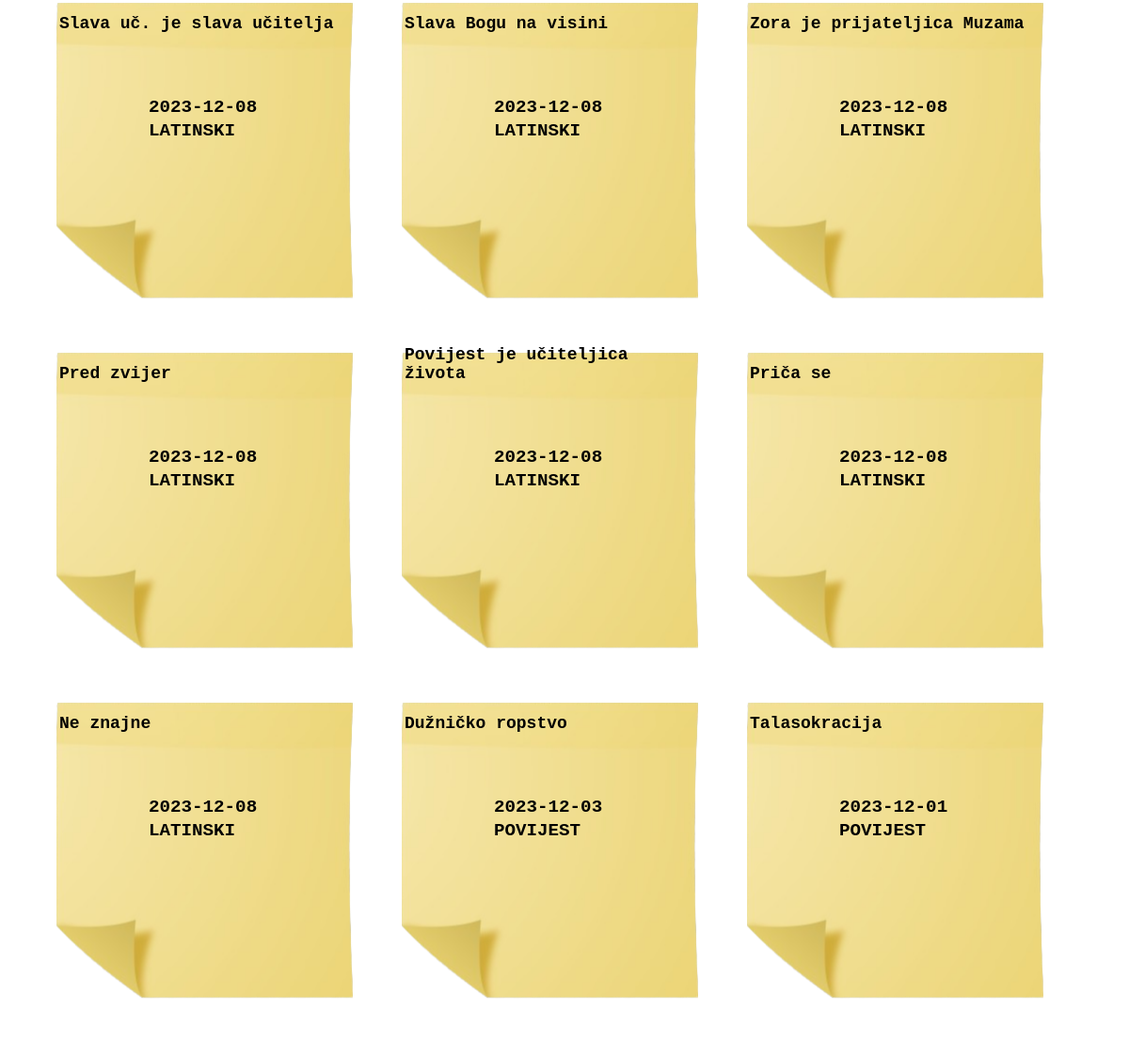
/pretraga (lower part), run on an earlier commit of the app's database.
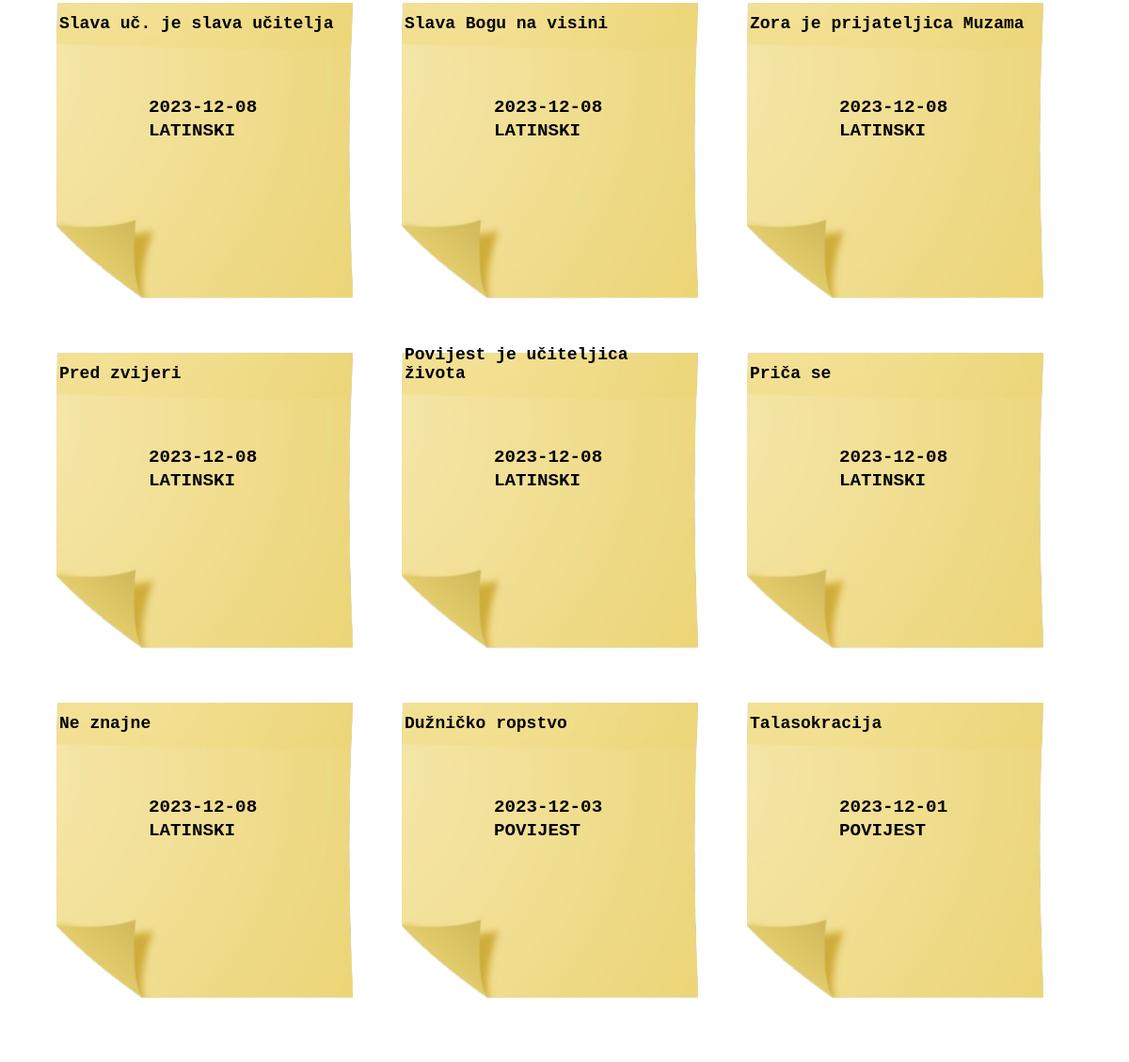
And on a later commit of the database.
### app.py (models this page shows, shortened)
class FunctionSite(functionDatabase.Model):
    id = functionDatabase.Column(functionDatabase.Integer, primary_key=True)
    name = functionDatabase.Column(functionDatabase.String(30), nullable=False, default=' ')
    description = functionDatabase.Column(functionDatabase.String(600), nullable=False, default=' ')
    language = functionDatabase.Column(functionDatabase.String(12), nullable=False, default=' ')
    date_created = functionDatabase.Column(functionDatabase.DateTime, default=datetime.utcnow)
    bookmark = functionDatabase.Column(functionDatabase.Boolean, default=False)

### app.py (the view)
@app.route('/pretraga')
def search():
    global func_search
    global isFound
    isFound = False
    functions = FunctionSite.query.order_by(FunctionSite.name).all()
    for function in functions:
        if (func_search.lower() in function.name.lower()) or (func_search.lower() in function.language.lower()):
            isFound = True
    return render_template('search.html', search=func_search, functions=functions, isFound=isFound)

### templates/search.html (shortened to what this page needs)
{% extends 'base.html' %}
{% block body %}
<div class="content">
    <table>
        <tr>
            <th style="width: 800px;"></th>
        </tr>
        {% for function in functions|sort(attribute='date_created', reverse=True) %}
            {% if search.lower() == function.name.lower() %}
                <meta http-equiv="refresh" content="0; /definicija/{{ function.id }}">
            {% elif (search.lower() in function.name.lower() or search.lower() in function.language.lower()) or (function.name.lower() in search.lower() or function.language.lower() in search.lower()) %}
                <tr>
                    <div style="position: relative; display: inline-block;">
                        <a href="/definicija/{{function.id}}" style="text-decoration: none;">
                            <img src="../static/images/note.png" style="width: 315px; height: 40; z-index: 1;  padding-left: 52px; padding-bottom: 52px;">
                            <div style="position: absolute; bottom: 225px; left: 150px; z-index: 2; color: black; font-weight: 700; font-size: larger;">
                                <font>{{ function.language.upper() }}</font>
                            </div>
                            <div style="position: absolute; bottom: 340px; left: 55px; z-index: 2; color: black; font-weight: 800; font-size: 18px; ">
                                <font>{{ function.name }}</font>
                            </div>
                            <div style="position: absolute; bottom: 250px; left: 150px; z-index: 2; color: black; font-weight: 700; font-size: larger;">
                                <font>{{ function.date_created.date() }}</font>
                            </div>
                        </a>
                    </div>
                </tr>
            {% endif %}
        {% endfor %}
    </table>
</div>
{% endblock %}

What changed in the data, as far as the page shows it:
changed FunctionSite: name "Pred zvijer" → "Pred zvijeri"
